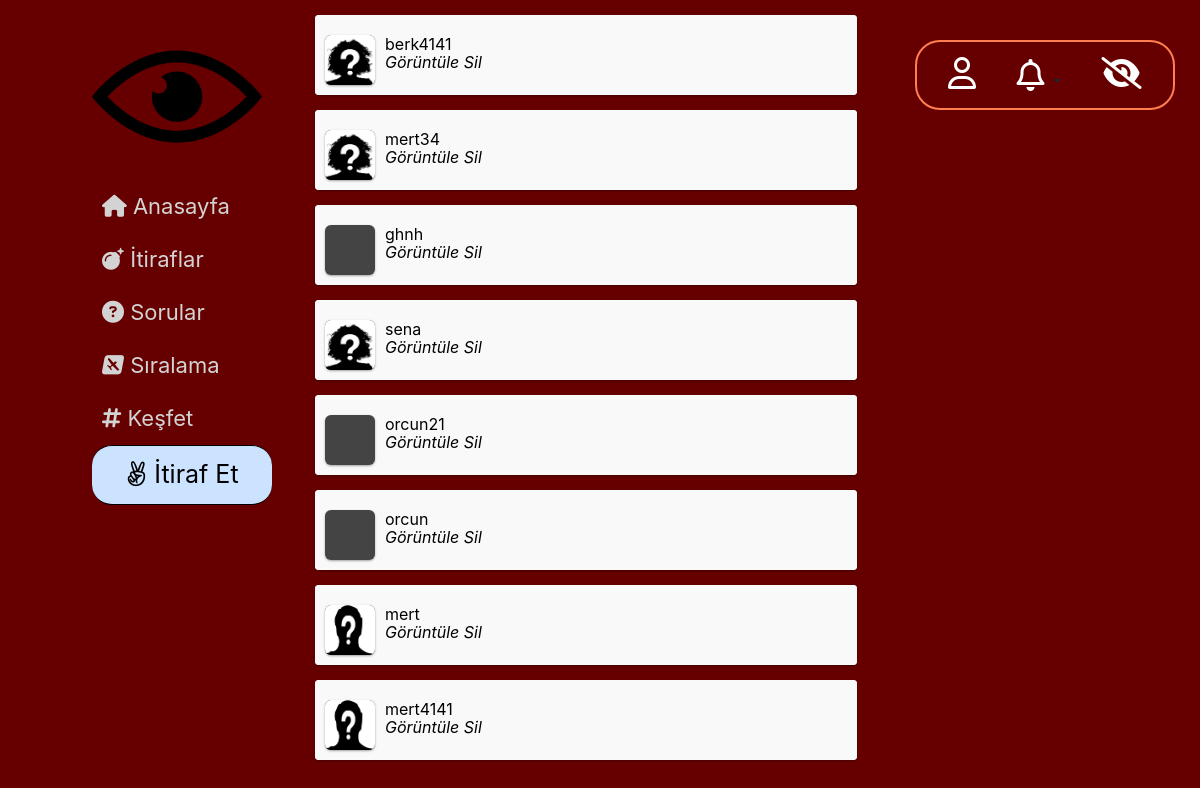
/kullanicilar-admin/, run on an earlier commit of the app's database.
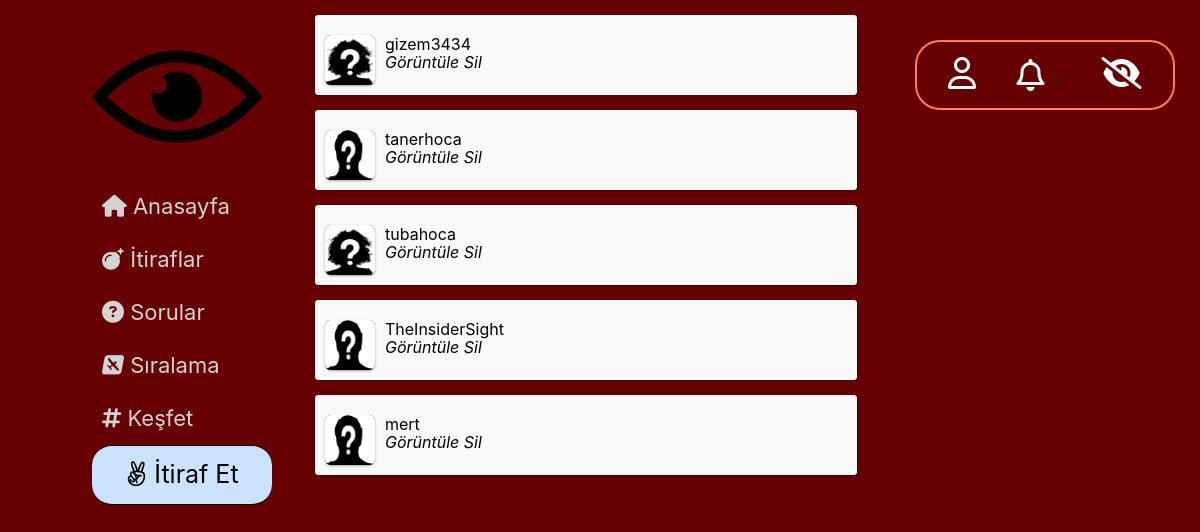
And on a later commit of the database.
### website/models.py (models this page shows, shortened)
class UserProfile(models.Model):
    GENDER = (
        ('E', 'Erkek'),
        ('K', 'Kadın'),
    )
    FACULTY = (
        ('Mühendislik', 'Mühendislik'),
        ('Mimarlık', 'Mimarlık'),
        ('Fen-Edebiyat', 'Fen-Edebiyat'),
        ('İktisadi-İdari', 'İktisadi-İdari'),
        ('Güzel Sanatlar', 'Güzel Sanatlar')
    )
    gender = models.CharField(max_length=1, choices=GENDER)
    faculty = models.CharField(max_length=20, choices=FACULTY)
    birthdate = models.DateField()
    createdat = models.DateField()
    following = models.ManyToManyField('self', symmetrical=False, through='Follower_List')
    postCount = models.IntegerField(blank=True, null=True)
    point = models.IntegerField(default=0)
    user = models.ForeignKey(User, on_delete=models.CASCADE)
    def get_profile_url(self):
        return f"/profil/{self.pk}/"
    def get_delete_user_url(self):
        return f"/sil/{self.pk}/"

### website/views.py (the view)
# urls.py: path('kullanicilar-admin/', views.admin_user, name='adminkullanicilar'),
def admin_user(request):
    user_list = UserProfile.objects.all()
    context = {'user_list': user_list
               }
    return render(request, 'admin/takipçiler admin.html', context)

### website/views.py (called while the page is built, shortened)
def getNotifications(request):
    if request.user.is_anonymous:
        return {}

### templates/admin/takipçiler admin.html (shortened to what this page needs)
{% extends 'base.html' %}
{% block head %}
    {% load static %}
{% endblock %}
{% block content %}
<div id="main-window">
        {% for user in user_list reversed%}
                <div class="post">
                    <div class="user">
                        <div class="user-img">{% ifequal user.gender 'E' %}
              <img src="{% static 'media/erkek.png' %}" alt="profil resmi">
          {% endifequal %}
      {% ifequal user.gender 'K' %}
              <img src="{% static 'media/kadın.jpg' %}" alt="profil resmi">
          {% endifequal %}</div>
                        <div class="user-info">
                            <div class="user-name" style="color: black">{{ user.user.username }} </div>
                            <div class="user-menu">
                           <a href="{{ user.get_profile_url }}" style="color: black"><i>Görüntüle</i></a>
                           <a href="{{user.get_delete_user_url}}" style="color: black" ><i>Sil</i></a>
                           </div>
                        </div>
                    </div>
        </div>
      {% endfor %}
    </div>
{% endblock %}

What changed in the data, as far as the page shows it:
removed UserProfile: user.username "berk4141"
removed UserProfile: user.username "mert34"
removed UserProfile: user.username "ghnh"
removed UserProfile: user.username "sena"
removed UserProfile: user.username "orcun21"
removed UserProfile: user.username "orcun"
removed UserProfile: user.username "mert4141"
added UserProfile: user.username "gizem3434"
added UserProfile: user.username "tanerhoca"
added UserProfile: user.username "tubahoca"
added UserProfile: user.username "TheInsiderSight"
